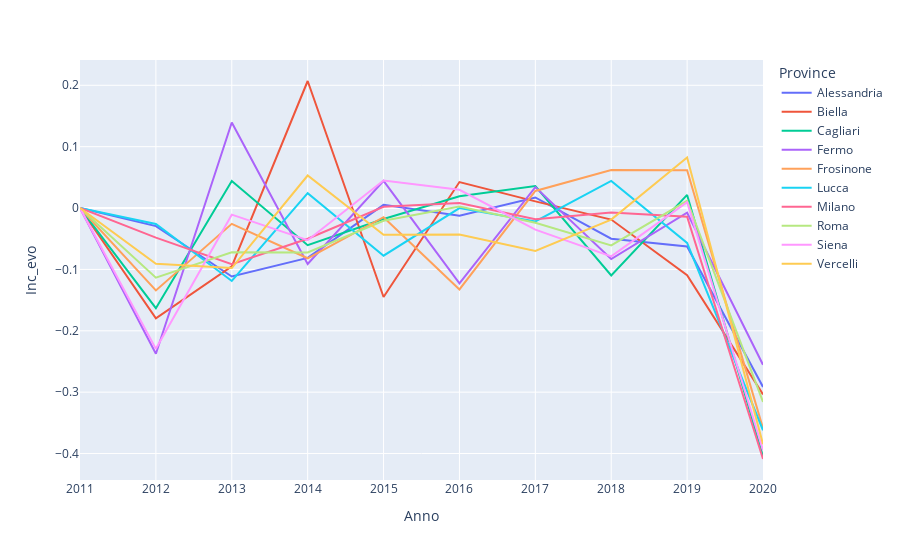

Write notebook code for a chart like this one.
### Code cell
# Let's display best 10 provinces
fig = px.line(ISTAT_car_acc.join(Bottom10,
                                 how='inner'),
              x="Anno", 
              y="Inc_evo", 
              color='Province')
fig.show()
# Even in this case trend is stable from 2011 to 2019 and then there is a sudden decrease for all provinces in 2020

### Figure 1 — Plotly figure (JSON) as saved in the notebook; plotly's stock layout.template omitted (floating-point values rounded to 4 significant figures)
{"data": [{"hovertemplate": "Province=Alessandria<br>Anno=%{x}<br>Inc_evo=%{y}<extra></extra>", "legendgroup": "Alessandria", "line": {"color": "#636efa", "dash": "solid"}, "mode": "lines", "name": "Alessandria", "orientation": "v", "showlegend": true, "type": "scatter", "x": [2011, 2012, 2013, 2014, 2015, 2016, 2017, 2018, 2019, 2020], "xaxis": "x", "y": [0, -0.02941, -0.1115, -0.08117, 0.005197, -0.01256, 0.0172, -0.05, -0.06269, -0.2915], "yaxis": "y"}, {"hovertemplate": "Province=Biella<br>Anno=%{x}<br>Inc_evo=%{y}<extra></extra>", "legendgroup": "Biella", "line": {"color": "#EF553B", "dash": "solid"}, "mode": "lines", "name": "Biella", "orientation": "v", "showlegend": true, "type": "scatter", "x": [2011, 2012, 2013, 2014, 2015, 2016, 2017, 2018, 2019, 2020], "xaxis": "x", "y": [0, -0.1797, -0.09499, 0.207, -0.1449, 0.04237, 0.01084, -0.01877, -0.1093, -0.3037], "yaxis": "y"}, {"hovertemplate": "Province=Cagliari<br>Anno=%{x}<br>Inc_evo=%{y}<extra></extra>", "legendgroup": "Cagliari", "line": {"color": "#00cc96", "dash": "solid"}, "mode": "lines", "name": "Cagliari", "orientation": "v", "showlegend": true, "type": "scatter", "x": [2011, 2012, 2013, 2014, 2015, 2016, 2017, 2018, 2019, 2020], "xaxis": "x", "y": [0, -0.1632, 0.04394, -0.06061, -0.01792, 0.01916, 0.03581, -0.1098, 0.02136, -0.4049], "yaxis": "y"}, {"hovertemplate": "Province=Fermo<br>Anno=%{x}<br>Inc_evo=%{y}<extra></extra>", "legendgroup": "Fermo", "line": {"color": "#ab63fa", "dash": "solid"}, "mode": "lines", "name": "Fermo", "orientation": "v", "showlegend": true, "type": "scatter", "x": [2011, 2012, 2013, 2014, 2015, 2016, 2017, 2018, 2019, 2020], "xaxis": "x", "y": [0, -0.2374, 0.1395, -0.09104, 0.04433, -0.1226, 0.03405, -0.08319, -0.007561, -0.2552], "yaxis": "y"}, {"hovertemplate": "Province=Frosinone<br>Anno=%{x}<br>Inc_evo=%{y}<extra></extra>", "legendgroup": "Frosinone", "line": {"color": "#FFA15A", "dash": "solid"}, "mode": "lines", "name": "Frosinone", "orientation": "v", "showlegend": true, "type": "scatter", "x": [2011, 2012, 2013, 2014, 2015, 2016, 2017, 2018, 2019, 2020], "xaxis": "x", "y": [0, -0.1342, -0.02569, -0.08182, -0.01485, -0.1327, 0.02781, 0.06201, 0.06157, -0.359], "yaxis": "y"}, {"hovertemplate": "Province=Lucca<br>Anno=%{x}<br>Inc_evo=%{y}<extra></extra>", "legendgroup": "Lucca", "line": {"color": "#19d3f3", "dash": "solid"}, "mode": "lines", "name": "Lucca", "orientation": "v", "showlegend": true, "type": "scatter", "x": [2011, 2012, 2013, 2014, 2015, 2016, 2017, 2018, 2019, 2020], "xaxis": "x", "y": [0, -0.02591, -0.1188, 0.02414, -0.0776, 0, -0.02183, 0.04409, -0.05683, -0.3621], "yaxis": "y"}, {"hovertemplate": "Province=Milano<br>Anno=%{x}<br>Inc_evo=%{y}<extra></extra>", "legendgroup": "Milano", "line": {"color": "#FF6692", "dash": "solid"}, "mode": "lines", "name": "Milano", "orientation": "v", "showlegend": true, "type": "scatter", "x": [2011, 2012, 2013, 2014, 2015, 2016, 2017, 2018, 2019, 2020], "xaxis": "x", "y": [0, -0.04823, -0.09149, -0.05001, 0.001926, 0.008259, -0.01808, -0.007335, -0.0142, -0.4089], "yaxis": "y"}, {"hovertemplate": "Province=Roma<br>Anno=%{x}<br>Inc_evo=%{y}<extra></extra>", "legendgroup": "Roma", "line": {"color": "#B6E880", "dash": "solid"}, "mode": "lines", "name": "Roma", "orientation": "v", "showlegend": true, "type": "scatter", "x": [2011, 2012, 2013, 2014, 2015, 2016, 2017, 2018, 2019, 2020], "xaxis": "x", "y": [0, -0.1134, -0.07194, -0.07226, -0.0208, 0.002293, -0.02408, -0.06083, 0.01176, -0.3159], "yaxis": "y"}, {"hovertemplate": "Province=Siena<br>Anno=%{x}<br>Inc_evo=%{y}<extra></extra>", "legendgroup": "Siena", "line": {"color": "#FF97FF", "dash": "solid"}, "mode": "lines", "name": "Siena", "orientation": "v", "showlegend": true, "type": "scatter", "x": [2011, 2012, 2013, 2014, 2015, 2016, 2017, 2018, 2019, 2020], "xaxis": "x", "y": [0, -0.2294, -0.01079, -0.05234, 0.04488, 0.02974, -0.03529, -0.07871, 0.009627, -0.3945], "yaxis": "y"}, {"hovertemplate": "Province=Vercelli<br>Anno=%{x}<br>Inc_evo=%{y}<extra></extra>", "legendgroup": "Vercelli", "line": {"color": "#FECB52", "dash": "solid"}, "mode": "lines", "name": "Vercelli", "orientation": "v", "showlegend": true, "type": "scatter", "x": [2011, 2012, 2013, 2014, 2015, 2016, 2017, 2018, 2019, 2020], "xaxis": "x", "y": [0, -0.09091, -0.09783, 0.05301, -0.04348, -0.04306, -0.07, -0.01882, 0.08219, -0.3848], "yaxis": "y"}], "layout": {"legend": {"title": {"text": "Province"}, "tracegroupgap": 0}, "margin": {"t": 60}, "xaxis": {"anchor": "y", "domain": [0, 1], "title": {"text": "Anno"}}, "yaxis": {"anchor": "x", "domain": [0, 1], "title": {"text": "Inc_evo"}}}}
